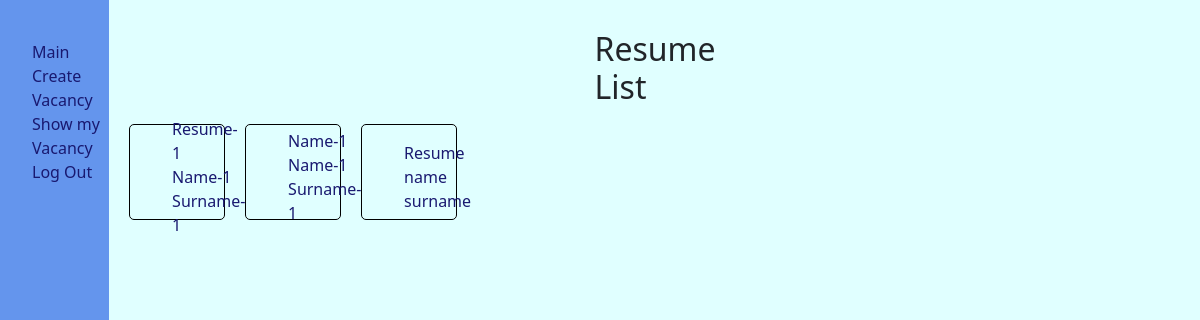
The page /employer/ on the database as committed earlier.
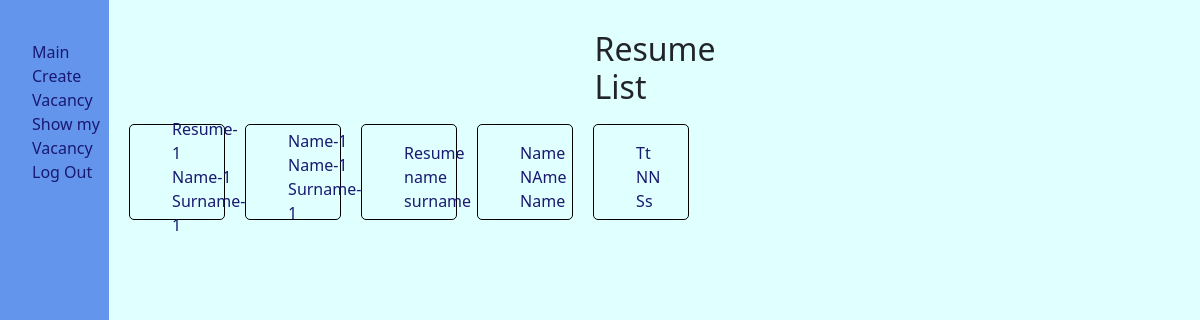
The same page on the database as committed later.
### main/models.py (models this page shows, shortened)
class Resume(models.Model):
    user = models.ForeignKey(User, on_delete=models.DO_NOTHING)
    title = models.CharField(max_length=255)
    name = models.CharField(max_length=255)
    surname = models.CharField(max_length=255)
    patronymic = models.CharField(max_length=255)
    birthdate = models.DateField()
    email = models.EmailField()
    skills = models.TextField()
    experience = models.TextField()
    education = models.TextField()
    slug = models.CharField(max_length=255, unique=True, null=True, blank=True)

### main/views.py (the view)
# urls.py: path('employer/', Employer.as_view(), name='employer'),
class Employer(ListView):
    model = Resume
    template_name = 'employer/employer.html'
    context_object_name = 'resumes'

### main/templates/employer/employer.html
{% extends 'extends/base.html' %}
{% block content %}
    <div class="resumes">
    <div class="res">
        <h2>Resume List</h2>
    </div>
    <div class="employer">
        {% for resume in resumes %}
            <div class="employ">
                <ul>
                    <li>
                        <a href="{% url 'resume_detail_em' pk=resume.pk %}">{{ resume.title }}<br>{{ resume.name }}<br>{{ resume.surname }}
                        </a></li>
                </ul>
            </div>
        {% endfor %}
    </div>
    </div>
{% endblock %}

Rows that differ between the two databases and show on the page:
added Resume: title "Name", name "NAme", surname "Name"
added Resume: title "Tt", name "NN", surname "Ss"
